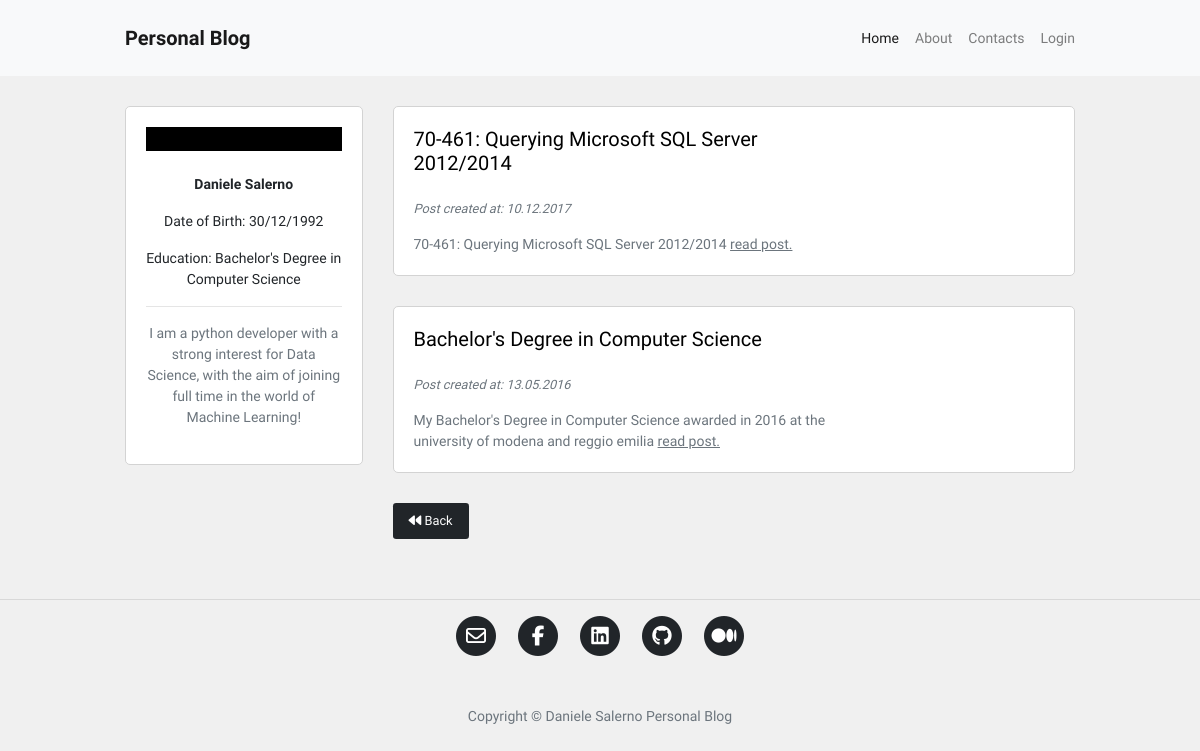
/?page=3, run on the app's committed database.
### blog/models.py (models this page shows, shortened)
class Post(db.Model):
    id = db.Column(db.Integer, primary_key=True)
    user_id = db.Column(db.Integer, db.ForeignKey('user.id'), nullable=False)
    insert_time = db.Column(db.DateTime, default=datetime.now)
    title = db.Column(db.String(120), nullable=False)
    description = db.Column(db.String(240))
    body = db.Column(db.Text(), nullable=False)
    slug = db.Column(db.String(250))
    image = db.Column(db.String(120))

### blog/routes.py (the view)
@app.route("/")
def homepage():
    page_number = request.args.get('page', 1, type=int)
    posts = Post.query.order_by(Post.insert_time.desc()).paginate(page_number, 5, True)
    if posts.has_next:
        next_page = url_for("homepage", page=posts.next_num)
    else:
        next_page = None
    if posts.has_prev:
        previous_page = url_for("homepage", page=posts.prev_num)
    else:
        previous_page = None
    return render_template("homepage.html", posts=posts, current_page=page_number,
                            next_page=next_page, previous_page=previous_page)

### blog/templates/homepage.html (shortened to what this page needs)
{% extends 'base.html' %}
{% block content %}
<div class="container content-container">
    <div class="row no-gutters">
        <div class="col-md-9 order-md-2">
            {% for post in posts.items %}
            <div class="single-post-home">
                <div class="container">
                    <div class="row">
                        <div class="col-sm-8 no-padding-left-right">
                            <h5>
                                <a href="{{ url_for('post_detail', post_slug=post.slug) }}">
                                    <p class="hover-underline-animation">{{ post.title }}</p>
                                </a>
                            </h5>
                            <p class="p-small-two text-muted">
                                Post created at: {{ post.insert_time.strftime('%d.%m.%Y') }}
                            </p>
                            {% if post.description %}
                            <p class="p-small-one text-muted mb-0">
                                {{ post.description }}
                                <a class="read-more" href="{{ url_for('post_detail', post_slug=post.slug) }}">read post.</a>
                            </p>
                            {% endif %}
                        </div>
                        <div class="col-sm-4 no-padding-left-right auto-margin">
                            <div class="post-image-block">
                            </div>
                        </div>
                    </div>
                </div>
            </div>
            {% endfor %}
            <div class="pagination-block">
                {% if previous_page %}
                {% if current_page == 2 %}
                <a id="btn_next" class="btn btn-sm btn-outline-secondary mouse-cursor-gradient-tracking" href="/"><i class="fas fa-backward"></i> Back</a>
                {% else %}
                <a id="btn_next" class="btn btn-sm btn-outline-secondary mouse-cursor-gradient-tracking" href="{{ previous_page }}"><i class="fas fa-backward"></i> Back</a>
                {% endif %}
                {% endif %}
            </div>
        </div>
        <div class="col-md-3 order-md-1">
            {% include 'about_me_snippet.html' %}
        </div>
    </div>
</div>
{% endblock %}

### blog/static/blog.css (style rules this page uses)
html, body { font-family: 'Oxanium', sans-serif; background-color: #f0f0f0; }
a { color: #212529; transition: all .2s; }
.content-container { max-width: 950px; margin-top: 30px; margin-bottom: 30px; padding: 0px; }
.pagination-block { margin-bottom: 30px; }
.no-padding-left-right { padding-right: 0px; padding-left: 0px; }
.auto-margin { margin-top: auto; margin-bottom: auto; }
.single-post-home { background-color: #fff; border: 1px solid #d3d3d3; border-radius: 5px; padding: 20px; margin-bottom: 30px; }
.p-small-one { font-size: 0.875rem; }
.p-small-two { font-size: 0.800rem; font-style: italic; }
@media (min-width: 768px) { .single-post-home { margin-left: 30px; } }
@media (min-width: 768px) { .post-image-block { margin-left: 30px; } }
@media (min-width: 768px) { .pagination-block { margin-left: 30px; } }
.read-more { color: #6c757d; text-decoration: underline; }

### blog/static/animations.css (style rules this page uses)
.container { overflow-x: hidden; width: 100%; }
.mouse-cursor-gradient-tracking { position: relative; background: #212529; padding: 0.5rem 1rem; font-size: 0.8rem; border: none; color: white; cursor: pointer; outline: none; overflow: hidden; }
.mouse-cursor-gradient-tracking:before { --size: 0; content: ''; position: absolute; left: var(--x); top: var(--y); width: var(--size); height: var(--size); background: radial-gradient(circle closest-side, white, transparent); transform: translate(-50%, -50%); transition: width 0.2s ease, height 0.2s ease; }
.hover-underline-animation { display: inline-block; position: relative; color: #000; }
.hover-underline-animation:after { content: ''; position: absolute; width: 100%; transform: scaleX(0); height: 2px; bottom: 0; left: 0; background-color: #000; transform-origin: bottom right; transition: transform 0.25s ease-out; }

### data on the page
Post: title "70-461: Querying Microsoft SQL Server 2012/2014", insert_time "10.12.2017", description "70-461: Querying Microsoft SQL Server 2012/2014"
Post: title "Bachelor's Degree in Computer Science", insert_time "13.05.2016", description "My Bachelor's Degree in Computer Science awarded in 2016 at the university of modena and reggio emilia"
